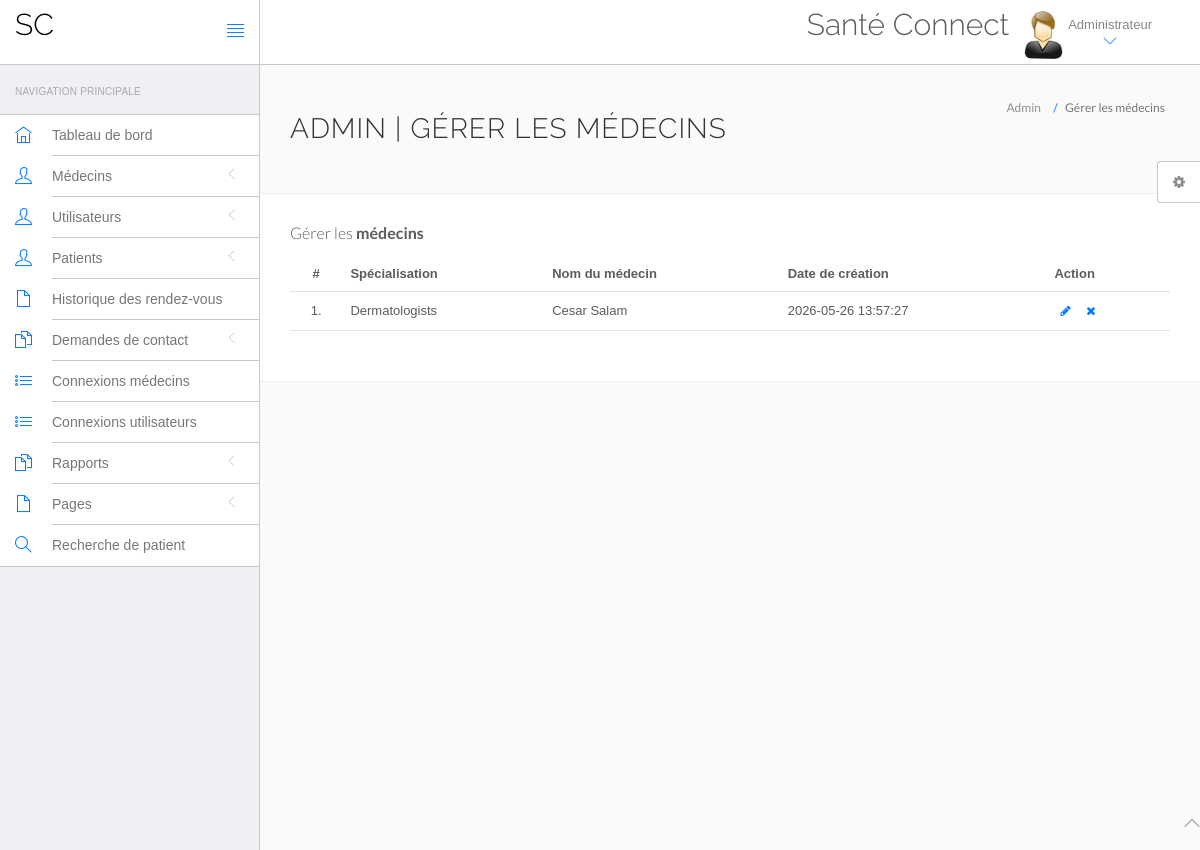
/hms/admin/manage-doctors.php (signed in), run on the app's committed database.
### tables this page shows
CREATE TABLE `doctors` (
  `id` int(11) NOT NULL,
  `specilization` varchar(255) DEFAULT NULL,
  `doctorName` varchar(255) DEFAULT NULL,
  `address` longtext DEFAULT NULL,
  `docFees` varchar(255) DEFAULT NULL,
  `contactno` bigint(11) DEFAULT NULL,
  `docEmail` varchar(255) DEFAULT NULL,
  `password` varchar(255) DEFAULT NULL,
  `creationDate` timestamp NULL DEFAULT current_timestamp(),
  `updationDate` timestamp NULL DEFAULT NULL ON UPDATE current_timestamp()
);

### hms/admin/manage-doctors.php (the view, shortened to what this page needs)
<?php
include('include/config.php');
if(strlen($_SESSION['id']==0)) {
 header('location:logout.php');
  } else{
?>
<!DOCTYPE html>
<html lang="fr">
    <head>
        <link rel="stylesheet" href="vendor/bootstrap/css/bootstrap.min.css">
        <link rel="stylesheet" href="vendor/fontawesome/css/font-awesome.min.css">
        <link rel="stylesheet" href="vendor/themify-icons/themify-icons.min.css">
        <link href="vendor/animate.css/animate.min.css" rel="stylesheet" media="screen">
        <link href="vendor/perfect-scrollbar/perfect-scrollbar.min.css" rel="stylesheet" media="screen">
        <link href="vendor/switchery/switchery.min.css" rel="stylesheet" media="screen">
        <link href="vendor/bootstrap-touchspin/jquery.bootstrap-touchspin.min.css" rel="stylesheet" media="screen">
        <link href="vendor/select2/select2.min.css" rel="stylesheet" media="screen">
        <link href="vendor/bootstrap-datepicker/bootstrap-datepicker3.standalone.min.css" rel="stylesheet" media="screen">
        <link href="vendor/bootstrap-timepicker/bootstrap-timepicker.min.css" rel="stylesheet" media="screen">
        <link rel="stylesheet" href="assets/css/styles.css">
        <link rel="stylesheet" href="assets/css/plugins.css">
        <link rel="stylesheet" href="assets/css/themes/theme-1.css" id="skin_color" />
    </head>
    <body>
        <div id="app">
<?php include('include/sidebar.php');?>
            <div class="app-content">
                        <?php include('include/header.php');?>
                <div class="main-content" >
                    <div class="wrap-content container" id="container">
                        <section id="page-title">
                            <div class="row">
                                <div class="col-sm-8">
                                    <h1 class="mainTitle">Admin | Gérer les médecins</h1>
                                                                                    </div>
                                <ol class="breadcrumb">
                                    <li>
                                        <span>Admin</span>
                                    </li>
                                    <li class="active">
                                        <span>Gérer les médecins</span>
                                    </li>
                                </ol>
                            </div>
                        </section>
                        <div class="container-fluid container-fullw bg-white">
                                    <div class="row">
                                <div class="col-md-12">
                                    <h5 class="over-title margin-bottom-15">Gérer les <span class="text-bold">médecins</span></h5>
                                    <table class="table table-hover" id="sample-table-1">
                                        <thead>
                                            <tr>
                                                <th class="center">#</th>
                                                <th>Spécialisation</th>
                                                <th class="hidden-xs">Nom du médecin</th>
                                                <th>Date de création</th>
                                                <th>Action</th>
                                            </tr>
                                        </thead>
                                        <tbody>
<?php
$sql=mysqli_query($con,"select * from doctors");
$cnt=1;
while($row=mysqli_fetch_array($sql))
{
?>
                                            <tr>
                                                <td class="center"><?php echo $cnt;?>.</td>
                                                <td class="hidden-xs"><?php echo $row['specilization'];?></td>
                                                <td><?php echo $row['doctorName'];?></td>
                                                <td><?php echo $row['creationDate'];?></td>
                                                <td >
                                                <div class="visible-md visible-lg hidden-sm hidden-xs">
                            <a href="edit-doctor.php?id=<?php echo $row['id'];?>" class="btn btn-transparent btn-xs" tooltip-placement="top" tooltip="Modifier"><i class="fa fa-pencil"></i></a>
    <a href="manage-doctors.php?id=<?php echo $row['id']?>&del=delete" onClick="return confirm('Êtes-vous sûr de vouloir supprimer ce médecin ?')" class="btn btn-transparent btn-xs tooltips" tooltip-placement="top" tooltip="Supprimer"><i class="fa fa-times fa fa-white"></i></a>
                                                </div>
                                                </td>
                                            </tr>
                                            <?php
$cnt=$cnt+1;
                                             }?>
                                        </tbody>
                                    </table>
                                </div>
                            </div>
                                </div>
                            </div>
                        </div>
                        </div>
                </div>
            <?php include('include/footer.php');?>
            <?php include('include/setting.php');?>
        </body>
</html>
<?php } ?>

### hms/admin/assets/css/themes/theme-1.css (style rules this page uses)
body { background: #FAFAFA; }

### data on the page
doctors: specilization "Dermatologists", doctorName "Cesar Salam", creationDate "2026-05-26 13:57:27"
